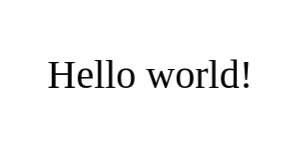
#> input picture test_image.png, 300 x 150 px
$ python main.py test_image.png
#> lines starting #> are read from the running program, lines starting #| are printed output that depends on the picture; after the words box and inside, x2 and y2 are one past the last pixel; in counts of white or black regions, pixels touching at a corner belong together
#! /usr/bin/python3

# this is a testing script to print an image to a Phomemo M02 printer
# The code was copied from https://github.com/vivier/phomemo-tools and adapted for my usecase

import getopt, sys, os

from PIL import Image

def print_header():
    with os.fdopen(sys.stdout.fileno(), "wb", closefd=False) as stdout:
        stdout.write(b'\x1b\x40\x1b\x61\x01\x1f\x11\x02\x04')
    return

def print_marker(lines=0x100):
    with os.fdopen(sys.stdout.fileno(), "wb", closefd=False) as stdout:
        stdout.write(0x761d.to_bytes(2, 'little'))
        stdout.write(0x0030.to_bytes(2, 'little'))
        stdout.write(0x0030.to_bytes(2, 'little'))
        stdout.write((lines - 1).to_bytes(2, 'little'))
    return

def print_footer():
    with os.fdopen(sys.stdout.fileno(), "wb", closefd=False) as stdout:
        stdout.write(b'\x1b\x64\x02')
        stdout.write(b'\x1b\x64\x02')
        stdout.write(b'\x1f\x11\x08')
        stdout.write(b'\x1f\x11\x0e')
        stdout.write(b'\x1f\x11\x07')
        stdout.write(b'\x1f\x11\x09')
    return

def print_line(image, line):
    with os.fdopen(sys.stdout.fileno(), "wb", closefd=False) as stdout:
        for x in range(int(image.width / 8)):
            byte = 0
            for bit in range(8):
                if image.getpixel((x * 8 + bit, line)) == 0:
                    byte |= 1 << (7 - bit)
            # 0x0a breaks the rendering
            # 0x0a alone is processed like LineFeed by the printe
            if byte == 0x0a:
                byte = 0x14
            stdout.write(byte.to_bytes(1, 'little'))
    return

def usage():
    print("%s [-h|--help] filename" % (sys.argv[0]))
    return

try:
    opts, args = getopt.getopt(sys.argv[1:], "h", ["help"])
except getopt.error as err:
    print (str(err))
    usage()
    sys.exit(1)

for opt, arg in opts:
    if opt in ("-h", "--help"):
        usage()
        sys.exit()

try:
    name = sys.argv[1]
except:
    print("Missing filename")
    usage()
    sys.exit(1)

try:
    image = Image.open(name)
#> image is the input picture: PIL image 300x150 RGBA; mean R, G, B, A 242.9, 242.9, 242.9, 251
except:
    print("Cannot open file %s" % (name))
    usage()
    sys.exit(2)

# if image.width > image.height:
#     image = image.transpose(Image.ROTATE_90)

# width 384 dots
image = image.resize(size=(384, int(image.height * 384 / image.width)))
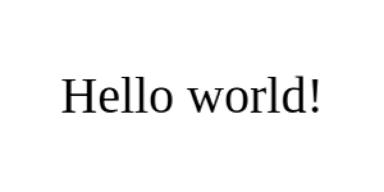
#> image: PIL image 384x192 RGBA; mean R, G, B, A 244, 244, 244, 250.8; transparent parts drawn white

# black&white printer: dithering
image = image.convert(mode='1')
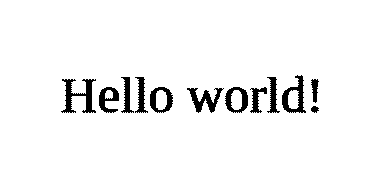
#> image: PIL image 384x192 1; 95.8% white; 12 black regions, largest, box (x1, y1, x2, y2) and area: (61, 79, 96, 113) 495, (282, 75, 306, 113) 381, (187, 88, 224, 113) 380

remaining = image.height
#> remaining = 192
line=0
#> (the run stopped early here; a loop or call above may not have finished)
